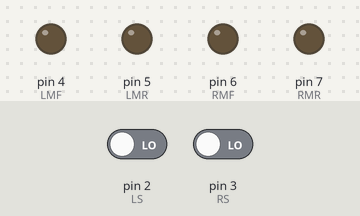
Simulated run of this sketch. Board: Arduino Uno, built with avr-gcc and run on an emulated ATmega328P. Shown: output pins drawn as LEDs (lit = HIGH). The test bench sets the inputs (shaded band); at power-on: pin 2 (LS) LOW, pin 3 (RS) LOW.

Above: at 1.2 s.
1.3 s: pin 2 (LS) driven HIGH
At 2.4 s:
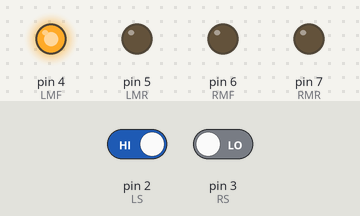
2.8 s: pin 3 (RS) driven HIGH
At 3.5 s:
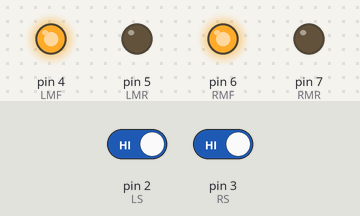
4.3 s: pin 2 (LS) driven LOW
At 4.7 s:
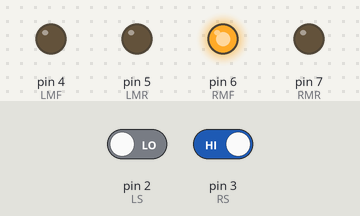
5.8 s: pin 3 (RS) driven LOW
At 7.0 s:
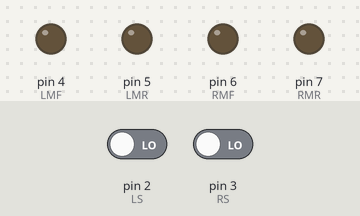
Timing chart, 0 to 8.3 s (numbered marks = the images above; inputs shaded):
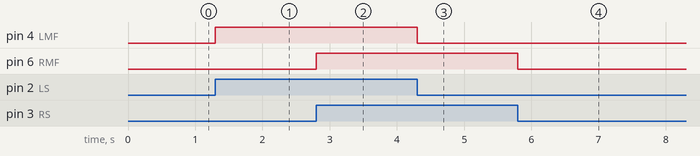

Measured:
- after the input at 1.3 s, pin 4 (LMF): LOW → HIGH at once
- after the input at 2.8 s, pin 6 (RMF): LOW → HIGH at once
- after the input at 4.3 s, pin 4 (LMF): HIGH → LOW at once
- after the input at 5.8 s, pin 6 (RMF): HIGH → LOW at once

The sketch:

IR_line_Follower.ino
```cpp
/*------ Arduino Line Follower Code----- */
/*-------definning Inputs------*/
#define LS 2      // left sensor
#define RS 3      // right sensor

/*-------definning Outputs------*/
#define LMF 4       // left motor forward
#define LMR 5       // left motor reverse
#define RMF 6       // right motor forward
#define RMR 7       // right motor reverse

void setup()
{
  pinMode(LS, INPUT);
  pinMode(RS, INPUT);

  pinMode(LMF, OUTPUT);
  pinMode(LMR, OUTPUT);
  pinMode(RMF, OUTPUT);
  pinMode(RMR, OUTPUT);
}

void loop()
{
  if(digitalRead(LS) && digitalRead(RS))     // Move Forward
  {
    digitalWrite(LMF, HIGH);
    digitalWrite(LMR, LOW);
    digitalWrite(RMF, HIGH);
    digitalWrite(RMR, LOW);
  }

  if(!(digitalRead(LS)) && digitalRead(RS))     // Turn left
  {
    digitalWrite(LMF, LOW);
    digitalWrite(LMR, LOW);
    digitalWrite(RMF, HIGH);
    digitalWrite(RMR, LOW);
  }

  if(digitalRead(LS) && !(digitalRead(RS)))     // turn right
  {
    digitalWrite(LMF, HIGH);
    digitalWrite(LMR, LOW);
    digitalWrite(RMF, LOW);
    digitalWrite(RMR, LOW);
  }

  if(!(digitalRead(LS)) && !(digitalRead(RS)))     // stop
  {
    digitalWrite(LMF, LOW);
    digitalWrite(LMR, LOW);
    digitalWrite(RMF, LOW);
    digitalWrite(RMR, LOW);
  }
}
```
